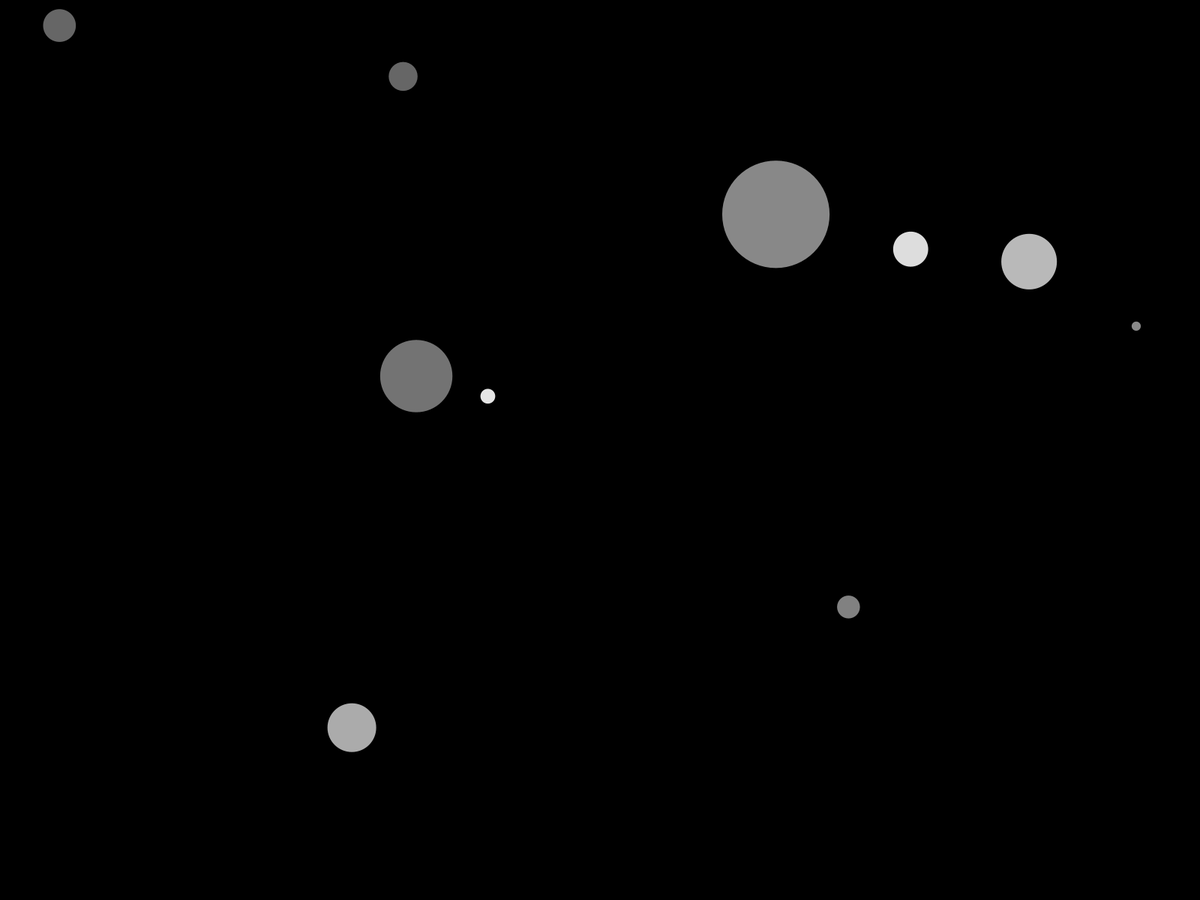
Frame 1 (no input)
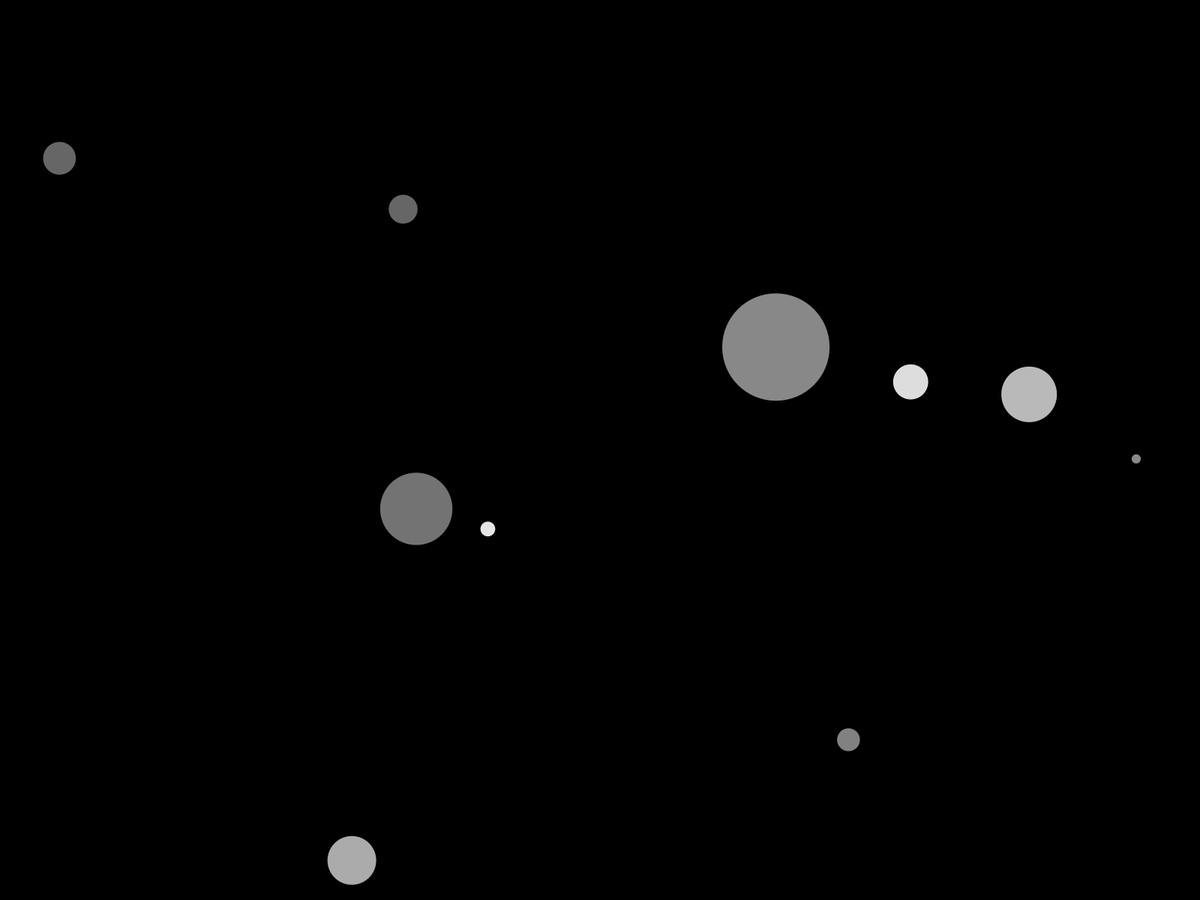
Frame 60 (the mouse pressed at the canvas centre just before this capture)
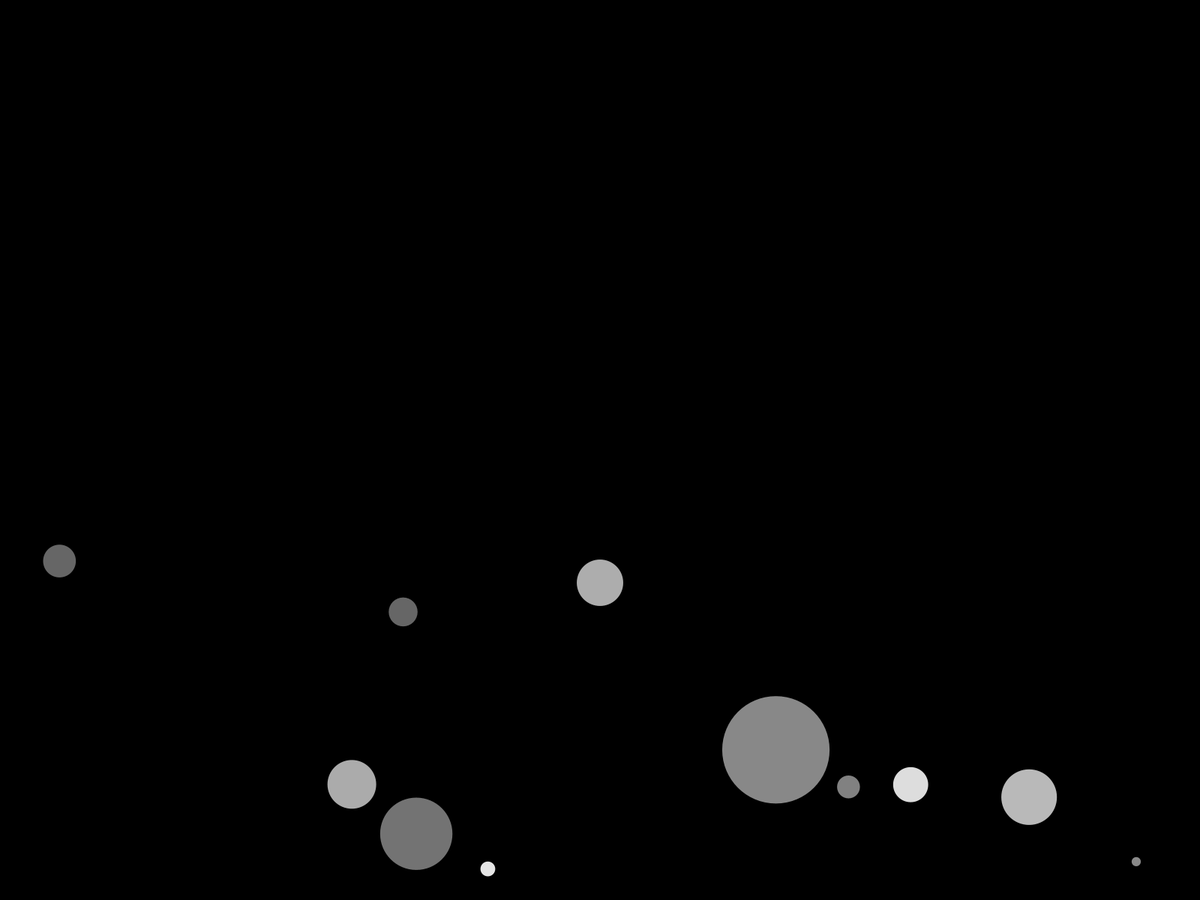
Frame 120 (the mouse held since frame 60 and released just before this capture)

The Processing sketch that drew these frames (run headless with seeded random() and noise(); from frame 60 on, the mouse is pressed at the canvas centre):

// Processing sketch: sketch_1_0_1
// ── sketch_1_0_1.pde
int Value = 10;
float Data[][] = new float[Value+10000][6];
int add;
int savemousePoint[] = new int[2];
void setup(){
  fullScreen();
  background(0);
  for(int i = 0;i < Value;i++){
    Data[i][0] = random(0,width);
    Data[i][1] = random(0,height-100);
    Data[i][2] = random(10,150);
    Data[i][3] = random(100,255);
  }
}

void draw(){
  background(0);
  noStroke();
  for(int i = 0;i < Value;i++){
    fill(255,255,255,Data[i][3]);
    ellipse(Data[i][0],Data[i][1],Data[i][2],Data[i][2]);
    Data[i][4] += 0.1;
    Data[i][1] += Data[i][4];
    if(Data[i][1]+Data[i][2]/2 >= height){
      Data[i][4] = -abs(Data[i][4]/1.2-0.15);
    }
  }
  if (add > 0){
    ellipse(savemousePoint[0],savemousePoint[1],add,add);
    add -= 5;
  }
}

void mousePressed(){
  add = 100;
  savemousePoint[0] = mouseX;
  savemousePoint[1] = mouseY;
  Data[Value][0] = savemousePoint[0];
  Data[Value][1] = savemousePoint[1];
  Data[Value][2] = random(10,150);
  Data[Value][3] = random(100,255);
  Value++;
}
